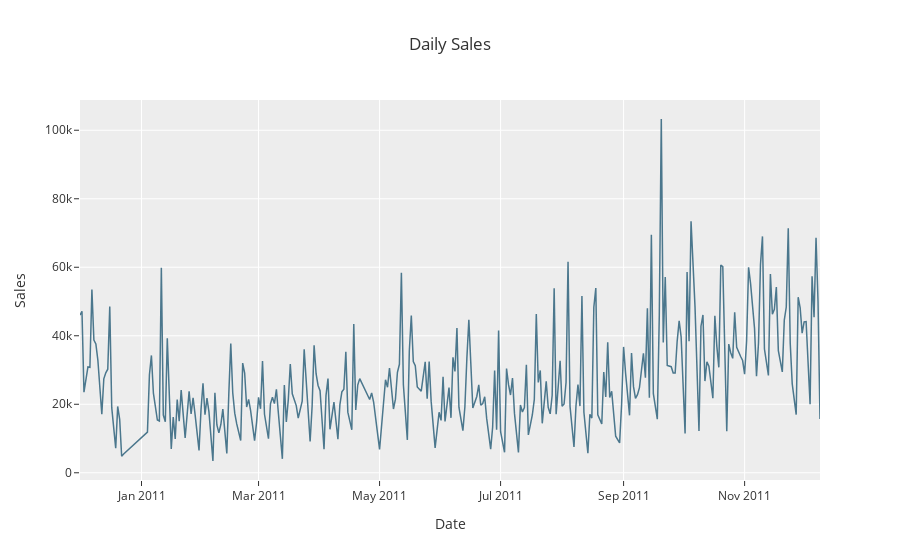

Write notebook code for a chart like this one.
### Markdown cell above
### Sales Trends

### Code cell
# Same as after ? 
sales_by_date = df.groupby(by='Date')['Sales'].sum().reset_index()
fig = go.Figure(data=go.Scatter(x=sales_by_date.Date,y=sales_by_date.Sales
                                ,line = dict(color="#4b778d", width=1.5)))
fig.update_layout(xaxis_title="Date",yaxis_title="Sales",title='Daily Sales',template='ggplot2')
fig.show()

### Figure 1 — Plotly figure (JSON) as saved in the notebook; plotly's stock layout.template omitted (floating-point values rounded to 4 significant figures; data arrays with more than 128 entries replaced by an {"elided": "..."} marker saying what was removed)
{"data": [{"line": {"color": "#4b778d", "width": 1.5}, "type": "scatter", "x": {"elided": "305 str values"}, "y": {"elided": "305 float values"}}], "layout": {"title": {"text": "Daily Sales"}, "xaxis": {"title": {"text": "Date"}}, "yaxis": {"title": {"text": "Sales"}}}}
